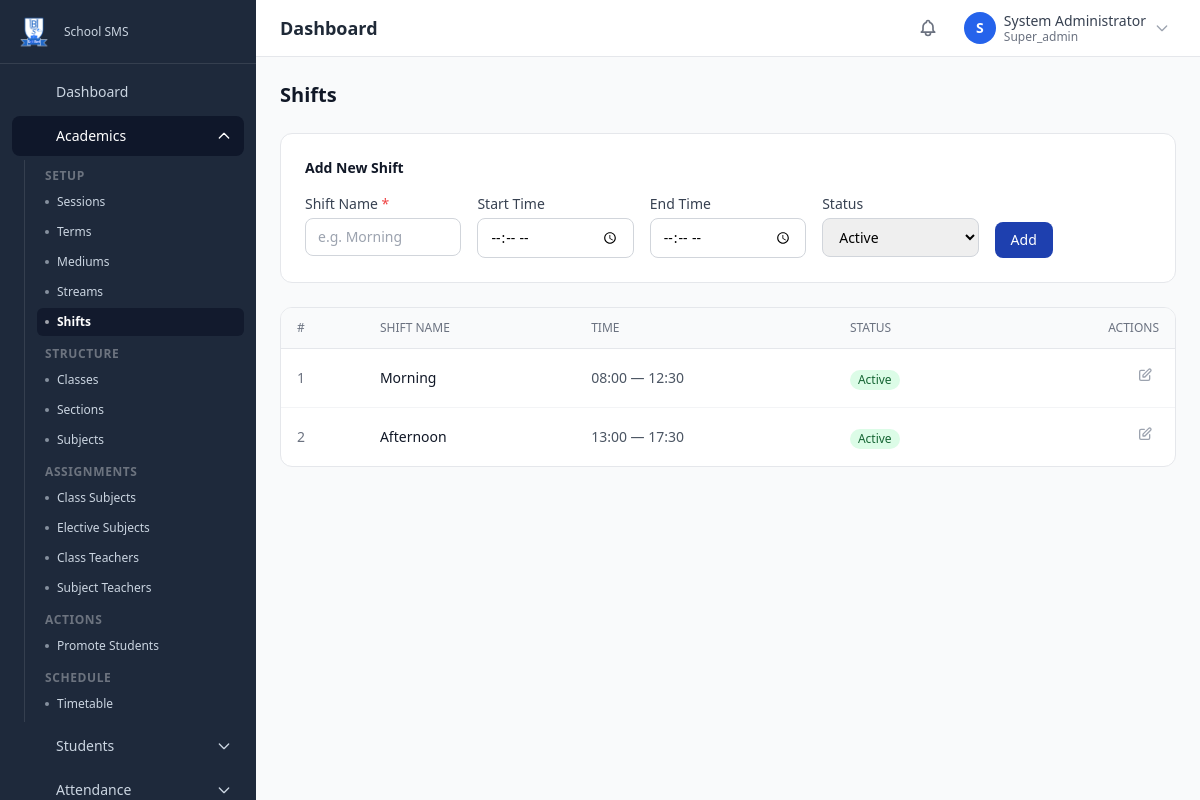
/academics/shifts (signed in), run on the app's committed database.
### tables this page shows
CREATE TABLE IF NOT EXISTS `shifts` (
    `id` BIGINT UNSIGNED NOT NULL AUTO_INCREMENT,
    `name` VARCHAR(100) NOT NULL,
    `start_time` TIME DEFAULT NULL,
    `end_time` TIME DEFAULT NULL,
    `is_active` TINYINT(1) NOT NULL DEFAULT 1,
    `sort_order` INT UNSIGNED NOT NULL DEFAULT 0,
    `created_at` DATETIME NOT NULL DEFAULT CURRENT_TIMESTAMP,
    `updated_at` DATETIME NOT NULL DEFAULT CURRENT_TIMESTAMP ON UPDATE CURRENT_TIMESTAMP,
    PRIMARY KEY (`id`)
);

### public/index.php (called while the page is built, shortened)
<?php
require APP_ROOT . '/core/env.php';
require APP_ROOT . '/core/db.php';
require APP_ROOT . '/core/security.php';
require APP_ROOT . '/core/validation.php';
require APP_ROOT . '/core/router.php';
router_dispatch();

### core/validation.php (called while the page is built, shortened)
<?php
function input(string $key, $default = '') {
    $value = $_POST[$key] ?? $_GET[$key] ?? $default;
    return $value;
}
function input_int(string $key, int $default = 0): int {
    return (int) input($key, $default);
}

### core/security.php (called while the page is built, shortened)
<?php
function e(?string $value): string {
    return htmlspecialchars($value ?? '', ENT_QUOTES | ENT_SUBSTITUTE, 'UTF-8');
}

### core/db.php (called while the page is built, shortened)
<?php
function db_connect(): PDO {
    static $pdo = null;
    if ($pdo === null) {
        $dsn = sprintf(
            'mysql:host=%s;port=%s;dbname=%s;charset=%s',
            DB_HOST,
            DB_PORT,
            DB_NAME,
            DB_CHARSET
        );
        try {
            $pdo = new PDO($dsn, DB_USER, DB_PASS, DB_OPTIONS);
        } catch (PDOException $e) {
            error_log('Database connection failed: ' . $e->getMessage());
            if (APP_DEBUG) {
                die('Database connection failed: ' . htmlspecialchars($e->getMessage()));
            }
            die('A database error occurred. Please try again later.');
        }
    }
    return $pdo;
}
function db_query(string $sql, array $params = []): PDOStatement {
    $pdo = db_connect();
    $stmt = $pdo->prepare($sql);
    $stmt->execute($params);
    return $stmt;
}
function db_fetch_all(string $sql, array $params = []): array {
    return db_query($sql, $params)->fetchAll();
}

### modules/academics/views/shifts.php (the view, shortened to what this page needs)
<?php
$shifts  = db_fetch_all("SELECT * FROM shifts ORDER BY sort_order ASC, name ASC");
$editId  = input_int('edit');
$editing = $editId ? db_fetch_one("SELECT * FROM shifts WHERE id = ?", [$editId]) : null;
?>
<div class="max-w-4xl mx-auto">
    <h1 class="text-xl font-bold text-gray-900 mb-6">Shifts</h1>
    <div class="bg-white rounded-xl border border-gray-200 p-6 mb-6">
        <h2 class="text-sm font-semibold text-gray-900 mb-4"><?= $editing ? 'Edit Shift' : 'Add New Shift' ?></h2>
        <form method="POST" action="<?= url('academics', 'shift-save') ?>" class="grid grid-cols-1 sm:grid-cols-5 gap-4">
            <div>
                <label class="block text-sm font-medium text-gray-700 mb-1">Shift Name <span class="text-red-500">*</span></label>
                <input type="text" name="name" value="<?= e($editing['name'] ?? '') ?>" required placeholder="e.g. Morning"
                       class="w-full px-3 py-2 border border-gray-300 rounded-lg text-sm focus:ring-2 focus:ring-primary-500">
            </div>
            <div>
                <label class="block text-sm font-medium text-gray-700 mb-1">Start Time</label>
                <input type="time" name="start_time" value="<?= e($editing['start_time'] ?? '') ?>"
                       class="w-full px-3 py-2 border border-gray-300 rounded-lg text-sm focus:ring-2 focus:ring-primary-500">
            </div>
            <div>
                <label class="block text-sm font-medium text-gray-700 mb-1">End Time</label>
                <input type="time" name="end_time" value="<?= e($editing['end_time'] ?? '') ?>"
                       class="w-full px-3 py-2 border border-gray-300 rounded-lg text-sm focus:ring-2 focus:ring-primary-500">
            </div>
            <div>
                <label class="block text-sm font-medium text-gray-700 mb-1">Status</label>
                <select name="is_active" class="w-full px-3 py-2 border border-gray-300 rounded-lg text-sm focus:ring-2 focus:ring-primary-500">
                    <option value="1" <?= ($editing['is_active'] ?? 1) == 1 ? 'selected' : '' ?>>Active</option>
                </select>
            </div>
            <div class="flex items-end gap-2">
                <button type="submit" class="px-4 py-2 bg-primary-800 hover:bg-primary-900 text-white font-medium rounded-lg text-sm transition">
                    <?= $editing ? 'Update' : 'Add' ?>
                </button>
            </div>
        </form>
    </div>
    <div class="bg-white rounded-xl border border-gray-200 overflow-hidden">
        <table class="w-full">
            <thead class="bg-gray-50 border-b">
                <tr>
                    <th class="px-4 py-3 text-left text-xs font-medium text-gray-500 uppercase">#</th>
                    <th class="px-4 py-3 text-left text-xs font-medium text-gray-500 uppercase">Shift Name</th>
                    <th class="px-4 py-3 text-left text-xs font-medium text-gray-500 uppercase">Time</th>
                    <th class="px-4 py-3 text-left text-xs font-medium text-gray-500 uppercase">Status</th>
                    <th class="px-4 py-3 text-right text-xs font-medium text-gray-500 uppercase">Actions</th>
                </tr>
            </thead>
            <tbody class="divide-y divide-gray-100">
                <?php foreach ($shifts as $i => $s): ?>
                    <tr class="hover:bg-gray-50">
                        <td class="px-4 py-3 text-sm text-gray-500"><?= $i + 1 ?></td>
                        <td class="px-4 py-3 text-sm font-medium text-gray-900"><?= e($s['name']) ?></td>
                        <td class="px-4 py-3 text-sm text-gray-600">
                            <?php if ($s['start_time'] && $s['end_time']): ?>
                                <?= e(substr($s['start_time'], 0, 5)) ?> — <?= e(substr($s['end_time'], 0, 5)) ?>
                            <?php else: ?>
                                <span class="text-gray-400">—</span>
                            <?php endif; ?>
                        </td>
                        <td class="px-4 py-3">
                            <?php if ($s['is_active']): ?>
                                <span class="inline-flex items-center px-2 py-0.5 rounded-full text-xs font-medium bg-green-100 text-green-800">Active</span>
                            <?php else: ?>
                                <span class="inline-flex items-center px-2 py-0.5 rounded-full text-xs font-medium bg-gray-100 text-gray-600">Inactive</span>
                            <?php endif; ?>
                        </td>
                        <td class="px-4 py-3 text-right">
                            <a href="<?= url('academics', 'shifts') ?>&edit=<?= $s['id'] ?>" class="p-1.5 text-gray-400 hover:text-yellow-600 rounded inline-block" title="Edit">
                                <svg class="w-4 h-4" fill="none" stroke="currentColor" viewBox="0 0 24 24"><path stroke-linecap="round" stroke-linejoin="round" stroke-width="2" d="M11 5H6a2 2 0 00-2 2v11a2 2 0 002 2h11a2 2 0 002-2v-5m-1.414-9.414a2 2 0 112.828 2.828L11.828 15H9v-2.828l8.586-8.586z"/></svg>
                            </a>
                        </td>
                    </tr>
                <?php endforeach; ?>
            </tbody>
        </table>
    </div>
</div>
<?php
require APP_ROOT . '/templates/layout.php';

### data on the page
shifts: name "Morning", start_time "08:00", end_time "12:30", is_active "Active"
shifts: name "Afternoon", start_time "13:00", end_time "17:30", is_active "Active"

### other printed values
$item['label'] "Dashboard"
$item['label'] "Academics"
$groupLabel "SETUP"
$child['label'] "Sessions"
$child['label'] "Terms"
$child['label'] "Mediums"
$child['label'] "Streams"
$child['label'] "Shifts"
$groupLabel "STRUCTURE"
$child['label'] "Classes"
$child['label'] "Sections"
$child['label'] "Subjects"
$groupLabel "ASSIGNMENTS"
$child['label'] "Class Subjects"
$child['label'] "Elective Subjects"
